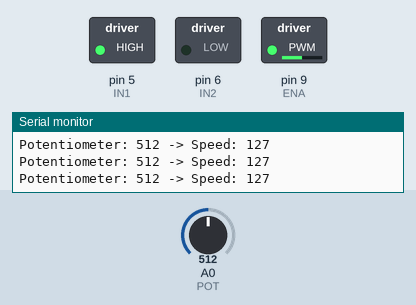
This sketch was run on a simulated Arduino Uno, built with avr-gcc and run on an emulated ATmega328P. Parts: switched loads named in the sketch (green lamp = pin HIGH), the last lines printed to the serial monitor. The test bench sets the inputs (shaded band); at power-on: A0 (POT) = 512.

Above: at 1.2 s.
1.3 s: A0 (POT) set to 716
At 2.1 s:
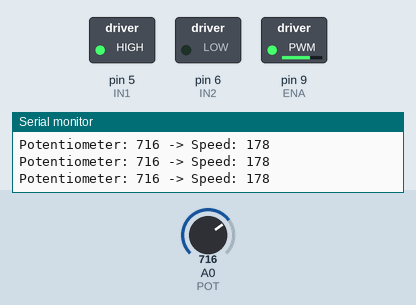
2.8 s: A0 (POT) set to 900
At 3.6 s:
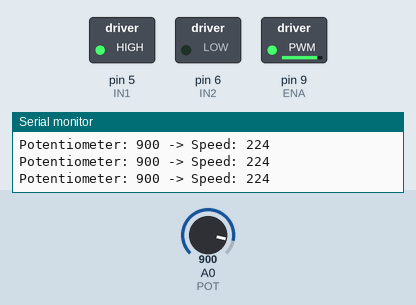
4.3 s: A0 (POT) set to 122
At 5.1 s:
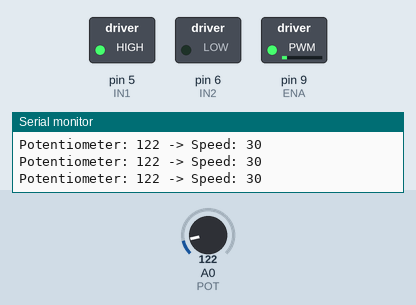
5.8 s: A0 (POT) set to 0
At 6.6 s:
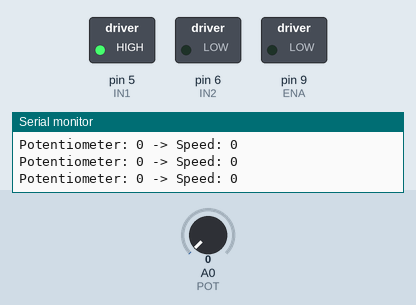
7.3 s: A0 (POT) set to 511
At 8.0 s:
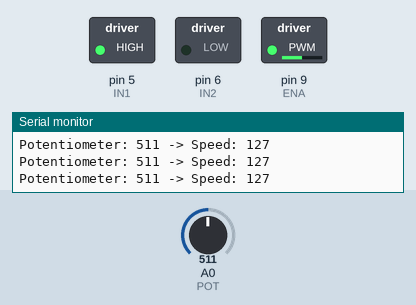
Timing chart, 0 to 9.8 s (numbered marks = the images above; inputs shaded):
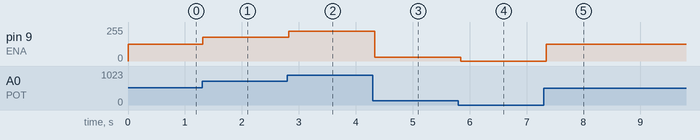

The sketch:

speed_control_dc_motor.ino
```cpp
#define IN1 5
#define IN2 6
#define ENA 9
#define POT A0 // Potentiometer on A0

void setup() {
  pinMode(IN1, OUTPUT);
  pinMode(IN2, OUTPUT);
  pinMode(ENA, OUTPUT);

  digitalWrite(IN1, HIGH); // Set rotation direction
  digitalWrite(IN2, LOW);
  Serial.begin(9600);
}

void loop() {
  int potValue = analogRead(POT); // Read potentiometer value (0-1023)
  int speed = map(potValue, 0, 1023, 0, 255); // Convert to PWM range (0-255)

  analogWrite(ENA, speed); // Set fan speed
  Serial.print("Potentiometer: ");
  Serial.print(potValue);
  Serial.print(" -> Speed: ");
  Serial.println(speed);

  delay(100); // Short pause
}
```

Measured:
- after the input at 1.3 s, pin 9 (ENA): 127/255 → 178/255 at once
- after the input at 2.8 s, pin 9 (ENA): 178/255 → 224/255 at once
- after the input at 4.3 s, pin 9 (ENA): 224/255 → 30/255 at once
- after the input at 5.8 s, pin 9 (ENA): 30/255 → 0/255 at once
- after the input at 7.3 s, pin 9 (ENA): 0/255 → 127/255 after 0.05 s
